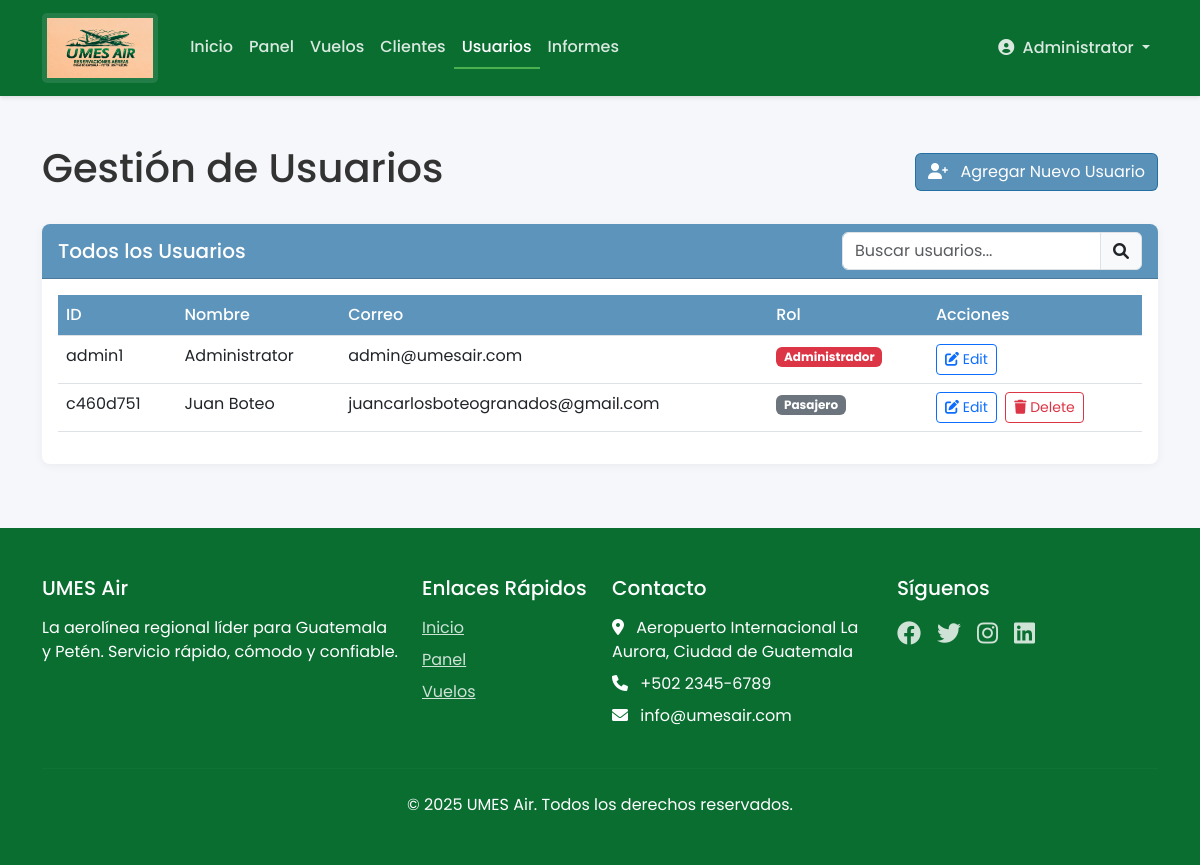
/users (signed in), run on the app's committed database.
### tables this page shows
CREATE TABLE users (
    id TEXT PRIMARY KEY,
    name TEXT NOT NULL,
    email TEXT UNIQUE NOT NULL,
    password TEXT NOT NULL,
    role TEXT NOT NULL CHECK (role IN ('admin', 'agent', 'passenger')),
    status TEXT NOT NULL DEFAULT 'active' CHECK (status IN ('active', 'inactive')) -- Nueva columna para el estado del usuario
);

### app.py (the view)
@app.route('/users')
@login_required
@role_required(['admin'])
def list_users():
    conn = get_db_connection()
    users = conn.execute('SELECT * FROM users WHERE status = "active" ORDER BY role, name').fetchall()
    conn.close()
    return render_template('users/list.html', users=users)

### app.py (called while the page is built)
@app.context_processor
def inject_csrf_token():
    return dict(csrf_token=generate_csrf_token)

def get_db_connection():
    conn = sqlite3.connect(app.config['DATABASE'], timeout=30)  # Increased timeout to 30 seconds
    print("Connected to database")
    conn.row_factory = sqlite3.Row
    return conn

@app.before_request
def ensure_db_initialized():
    global _is_first_request
    if _is_first_request:
        _is_first_request = False

def login_required(f):
    @wraps(f)
    def decorated_function(*args, **kwargs):
        if 'user_id' not in session:
            flash('Por favor inicia sesión para acceder a esta página.', 'error')
            return redirect(url_for('login'))
        return f(*args, **kwargs)
    return decorated_function

def role_required(allowed_roles):
    def decorator(f):
        @wraps(f)
        def decorated_function(*args, **kwargs):
            if 'user_role' not in session or session['user_role'] not in allowed_roles:
                flash('No tienes permiso para acceder a esta página.', 'error')
                return redirect(url_for('dashboard'))
            return f(*args, **kwargs)
        return decorated_function
    return decorator

@app.before_request
def setup_before_first_request():
    global _is_first_request
    if _is_first_request:
        init_db()
        _is_first_request = False

### templates/users/list.html (shortened to what this page needs)
{% extends 'base.html' %}
{% block content %}
<div class="container my-5">
    <div class="d-flex justify-content-between align-items-center mb-4">
        <h1>Gestión de Usuarios</h1>
        <a href="{{ url_for('new_user') }}" class="btn btn-primary">
            <i class="fas fa-user-plus me-2"></i> Agregar Nuevo Usuario
        </a>
    </div>
    <div class="card">
        <div class="card-header">
            <div class="d-flex justify-content-between align-items-center">
                <h5 class="mb-0">Todos los Usuarios</h5>
                <div class="input-group" style="width: 300px;">
                    <input type="text" class="form-control" placeholder="Buscar usuarios..."
                           onkeyup="filterTable(this, 'users-table')">
                    <span class="input-group-text"><i class="fas fa-search"></i></span>
                </div>
            </div>
        </div>
        <div class="card-body">
            <div class="table-responsive">
                <table class="table table-hover" id="users-table">
                    <thead>
                        <tr>
                            <th>ID</th>
                            <th>Nombre</th>
                            <th>Correo</th>
                            <th>Rol</th>
                            <th>Acciones</th>
                        </tr>
                    </thead>
                    <tbody>
                        {% for user in users %}
                            <tr>
                                <td>{{ user.id }}</td>
                                <td>{{ user.name }}</td>
                                <td>{{ user.email }}</td>
                                <td>
                                    {% if user.role == 'admin' %}
                                        <span class="badge bg-danger">Administrador</span>
                                    {% elif user.role == 'agent' %}
                                        <span class="badge bg-primary">Agente de Boletos</span>
                                    {% else %}
                                        <span class="badge bg-secondary">Pasajero</span>
                                    {% endif %}
                                </td>
                                <td>
                                    <a href="{{ url_for('edit_user', user_id=user.id) }}" class="btn btn-sm btn-outline-primary me-1">
                                        <i class="fas fa-edit"></i> Edit
                                    </a>
                                    {% if user.id != session.user_id %}
                                        <a href="{{ url_for('delete_user_with_customer_prompt', user_id=user.id) }}" class="btn btn-sm btn-outline-danger">
                                            <i class="fas fa-trash"></i> Delete
                                        </a>
                                    {% endif %}
                                </td>
                            </tr>
                        {% endfor %}
                    </tbody>
                </table>
            </div>
        </div>
    </div>
</div>
{% endblock %}

### templates/base.html (shortened to what this page needs)
<!DOCTYPE html>
<html lang="es">
<head>
    <link href="https://cdn.jsdelivr.net/npm/bootstrap@5.3.0-alpha1/dist/css/bootstrap.min.css" rel="stylesheet">
    <link rel="stylesheet" href="https://cdnjs.cloudflare.com/ajax/libs/font-awesome/6.0.0/css/all.min.css">
    <link rel="stylesheet" href="{{ url_for('static', filename='css/style.css') }}">
</head>
<body>
    <nav class="navbar navbar-expand-lg navbar-dark">
        <div class="container">
            <a class="navbar-brand" href="{{ url_for('index') }}">
                <img src="{{ url_for('static', filename='images/logo.png') }}" alt="UMES Air" class="logo" style="height: 70px;">
            </a>
            <div class="collapse navbar-collapse" id="navbarNav">
                <ul class="navbar-nav me-auto">
                    <li class="nav-item {% if request.path == '/' %}active{% endif %}">
                        <a class="nav-link" href="{{ url_for('index') }}">Inicio</a>
                    </li>
                    {% if 'user_id' in session %}
                        <li class="nav-item {% if request.path == '/dashboard' %}active{% endif %}">
                            <a class="nav-link" href="{{ url_for('dashboard') }}">Panel</a>
                        </li>
                        <li class="nav-item {% if '/flights' in request.path %}active{% endif %}">
                            <a class="nav-link" href="{{ url_for('list_flights') }}">Vuelos</a>
                        </li>
                        {% if session['user_role'] in ['admin', 'agent'] %}
                            <li class="nav-item {% if '/customers' in request.path %}active{% endif %}">
                                <a class="nav-link" href="{{ url_for('list_customers') }}">Clientes</a>
                            </li>
                        {% endif %}
                        {% if session['user_role'] == 'admin' %}
                            <li class="nav-item {% if '/users' in request.path %}active{% endif %}">
                                <a class="nav-link" href="{{ url_for('list_users') }}">Usuarios</a>
                            </li>
                            <li class="nav-item {% if '/reports' in request.path %}active{% endif %}">
                                <a class="nav-link" href="{{ url_for('reports') }}">Informes</a>
                            </li>
                        {% endif %}
                    {% endif %}
                </ul>
                <ul class="navbar-nav ms-auto">
                    {% if 'user_id' in session %}
                        <li class="nav-item dropdown">
                            <a class="nav-link dropdown-toggle" href="#" id="navbarDropdown" role="button" data-bs-toggle="dropdown" aria-expanded="false">
                                <i class="fas fa-user-circle me-1"></i> {{ session['user_name'] }}
                            </a>
                        </li>
                    {% else %}
                        <li class="nav-item">
                            <a class="nav-link" href="{{ url_for('login') }}"><i class="fas fa-sign-in-alt me-1"></i> Iniciar sesión</a>
                        </li>
                    {% endif %}
                </ul>
            </div>
        </div>
    </nav>
    {% block content %}{% endblock %}
    <footer>
        <div class="container">
            <div class="row">
                <div class="col-md-4 mb-4 mb-md-0">
                    <h5 class="mb-3">UMES Air</h5>
                    <p class="mb-0">La aerolínea regional líder para Guatemala y Petén. Servicio rápido, cómodo y confiable.</p>
                </div>
                <div class="col-md-2 mb-4 mb-md-0">
                    <h5 class="mb-3">Enlaces Rápidos</h5>
                    <ul class="list-unstyled">
                        <li class="mb-2"><a href="{{ url_for('index') }}">Inicio</a></li>
                        {% if 'user_id' in session %}
                            <li class="mb-2"><a href="{{ url_for('dashboard') }}">Panel</a></li>
                            <li><a href="{{ url_for('list_flights') }}">Vuelos</a></li>
                        {% else %}
                            <li><a href="{{ url_for('login') }}">Iniciar sesión</a></li>
                        {% endif %}
                    </ul>
                </div>
                <div class="col-md-3 mb-4 mb-md-0">
                    <h5 class="mb-3">Contacto</h5>
                    <ul class="list-unstyled">
                        <li class="mb-2"><i class="fas fa-map-marker-alt me-2"></i> Aeropuerto Internacional La Aurora, Ciudad de Guatemala</li>
                        <li class="mb-2"><i class="fas fa-phone me-2"></i> +502 2345-6789</li>
                        <li><i class="fas fa-envelope me-2"></i> info@umesair.com</li>
                    </ul>
                </div>
                <div class="col-md-3">
                    <h5 class="mb-3">Síguenos</h5>
                    <div class="d-flex">
                        <a href="#" class="me-3 fs-4"><i class="fab fa-facebook"></i></a>
                        <a href="#" class="me-3 fs-4"><i class="fab fa-twitter"></i></a>
                        <a href="#" class="me-3 fs-4"><i class="fab fa-instagram"></i></a>
                        <a href="#" class="fs-4"><i class="fab fa-linkedin"></i></a>
                    </div>
                </div>
            </div>
            <hr class="mt-4 mb-4" style="border-color: rgba(255,255,255,0.1);">
            <div class="text-center">
                <p class="mb-0">&copy; 2025 UMES Air. Todos los derechos reservados.</p>
            </div>
        </div>
    </footer>
</body>
</html>

### static/css/style.css (style rules this page uses)
:root { --primary: #095c97a7; --primary-light: #084f82a7; --secondary: #3AAD57; --accent: #4CAF50; --accent-light: #81C784; --danger: #F44336; --warning: #FFC107; --text-light: #FFFFFF; --text-dark: #333333; --gray-light: #F5F5F5; --gray: #E0E0E0; --gray-dark: #9E9E9E; }
body { font-family: 'Poppins', 'Segoe UI', Tahoma, Geneva, Verdana, sans-serif; color: var(--text-dark); background-color: #F5F7FA; }
.navbar { background-color: #0A6E31; box-shadow: 0 2px 4px rgba(0, 0, 0, 0.1); position: relative; z-index: 1000; }
.navbar-brand { font-weight: 700; color: white !important; display: flex; align-items: center; }
.navbar-brand img { margin-right: 8px; background-color: rgba(255, 255, 255, 0.1); padding: 5px; border-radius: 5px; }
.nav-link { color: rgba(255, 255, 255, 0.85) !important; font-weight: 500; transition: color 0.3s; }
.nav-item.active .nav-link { color: white !important; border-bottom: 2px solid var(--accent); }
.btn-primary { background-color: var(--primary); border-color: var(--primary); }
.card { border-radius: 8px; box-shadow: 0 2px 10px rgba(0, 0, 0, 0.05); border: none; transition: transform 0.2s, box-shadow 0.2s; }
.card-header { background-color: var(--primary); color: white; font-weight: 600; border-radius: 8px 8px 0 0 !important; }
.table th { background-color: var(--primary); color: white; font-weight: 500; }
footer { background-color: #0A6E31; color: white; padding: 3rem 0; margin-top: 4rem; }
footer a { color: rgba(255, 255, 255, 0.8); transition: color 0.3s; }

### data on the page
users: user_name "Administrator", id "admin1", name "Administrator", email "admin@umesair.com", role "Administrador"
users: id "c460d751", name "Juan Boteo", email "juancarlosboteogranados@gmail.com", role "Pasajero"
